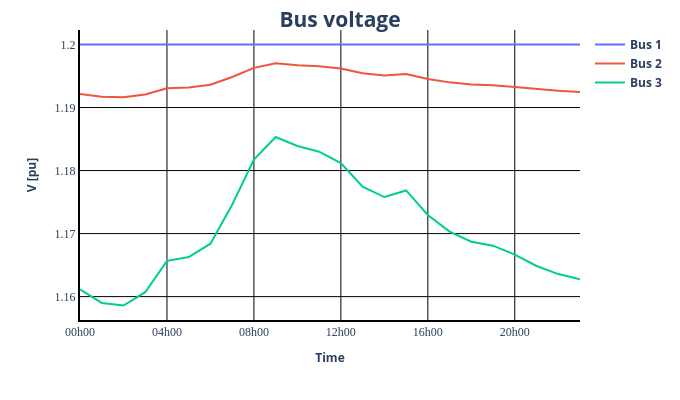
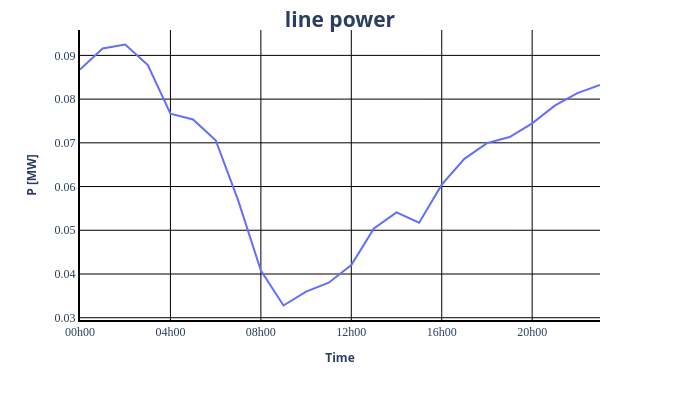

Notebook cell for these charts, in order:
### Markdown cell above
We can use the second power profile loaded for the excel file. To do this, we just need to modify the `profile_mapping` parameter before applying once again the power profile:

### Code cell
net.load.loc[0, "profile_mapping"] = 1
pp_sim.apply_power_profile(
    net=net, equipment="load", power_profiles=time_series["load"]
)
result_df = pp_sim.run_time_simulation(net=net)
print()
pp_plot.plot_timeseries_result(
    data_df=result_df["res_bus.vm_pu"],
    ylabel="V [pu]",
    plot_title="Bus voltage",
    # filename="voltage_result",
)
print()
pp_plot.plot_timeseries_result(
    data_df=result_df["res_line.p_from_mw"],
    ylabel="P [MW]",
    plot_title="line power",
    # filename="line_result",
)

### Figure 1 — Plotly figure (JSON) as saved in the notebook; plotly's stock layout.template omitted (floating-point values rounded to 4 significant figures)
{"data": [{"hovertemplate": "<b>Bus 1<br>V [pu]: %{y:.2f}<br>Time: %{text}<b><extra></extra>", "mode": "lines", "name": "<b>Bus 1<b>", "text": ["00h00", "01h00", "02h00", "03h00", "04h00", "05h00", "06h00", "07h00", "08h00", "09h00", "10h00", "11h00", "12h00", "13h00", "14h00", "15h00", "16h00", "17h00", "18h00", "19h00", "20h00", "21h00", "22h00", "23h00"], "type": "scatter", "x": [0, 1, 2, 3, 4, 5, 6, 7, 8, 9, 10, 11, 12, 13, 14, 15, 16, 17, 18, 19, 20, 21, 22, 23], "y": [1.2, 1.2, 1.2, 1.2, 1.2, 1.2, 1.2, 1.2, 1.2, 1.2, 1.2, 1.2, 1.2, 1.2, 1.2, 1.2, 1.2, 1.2, 1.2, 1.2, 1.2, 1.2, 1.2, 1.2]}, {"hovertemplate": "<b>Bus 2<br>V [pu]: %{y:.2f}<br>Time: %{text}<b><extra></extra>", "mode": "lines", "name": "<b>Bus 2<b>", "text": ["00h00", "01h00", "02h00", "03h00", "04h00", "05h00", "06h00", "07h00", "08h00", "09h00", "10h00", "11h00", "12h00", "13h00", "14h00", "15h00", "16h00", "17h00", "18h00", "19h00", "20h00", "21h00", "22h00", "23h00"], "type": "scatter", "x": [0, 1, 2, 3, 4, 5, 6, 7, 8, 9, 10, 11, 12, 13, 14, 15, 16, 17, 18, 19, 20, 21, 22, 23], "y": [1.192, 1.192, 1.192, 1.192, 1.193, 1.193, 1.194, 1.195, 1.196, 1.197, 1.197, 1.197, 1.196, 1.195, 1.195, 1.195, 1.195, 1.194, 1.194, 1.194, 1.193, 1.193, 1.193, 1.192]}, {"hovertemplate": "<b>Bus 3<br>V [pu]: %{y:.2f}<br>Time: %{text}<b><extra></extra>", "mode": "lines", "name": "<b>Bus 3<b>", "text": ["00h00", "01h00", "02h00", "03h00", "04h00", "05h00", "06h00", "07h00", "08h00", "09h00", "10h00", "11h00", "12h00", "13h00", "14h00", "15h00", "16h00", "17h00", "18h00", "19h00", "20h00", "21h00", "22h00", "23h00"], "type": "scatter", "x": [0, 1, 2, 3, 4, 5, 6, 7, 8, 9, 10, 11, 12, 13, 14, 15, 16, 17, 18, 19, 20, 21, 22, 23], "y": [1.161, 1.159, 1.159, 1.161, 1.166, 1.166, 1.168, 1.175, 1.182, 1.185, 1.184, 1.183, 1.181, 1.177, 1.176, 1.177, 1.173, 1.17, 1.169, 1.168, 1.167, 1.165, 1.164, 1.163]}], "layout": {"font": {"size": 15}, "height": 400, "legend": {"font": {"size": 12}}, "margin": {"t": 30}, "paper_bgcolor": "white", "plot_bgcolor": "white", "title": {"text": "<b>Bus voltage<b>", "x": 0.5, "xanchor": "center", "y": 0.97, "yanchor": "top"}, "width": 680, "xaxis": {"gridcolor": "black", "gridwidth": 1, "linecolor": "black", "linewidth": 2, "showgrid": true, "showline": true, "tickfont": {"family": "Arial Black", "size": 12}, "tickmode": "array", "ticktext": ["00h00", "04h00", "08h00", "12h00", "16h00", "20h00"], "tickvals": [0, 4, 8, 12, 16, 20], "title": {"font": {"size": 12}, "text": "<b>Time<b>"}, "zeroline": false}, "yaxis": {"gridcolor": "black", "gridwidth": 1, "linecolor": "black", "linewidth": 2, "showgrid": true, "showline": true, "tickfont": {"family": "Arial Black", "size": 12}, "title": {"font": {"size": 12}, "text": "<b>V [pu]<b>"}, "zeroline": false}}}

### Figure 2 — Plotly figure (JSON) as saved in the notebook; plotly's stock layout.template omitted (floating-point values rounded to 4 significant figures)
{"data": [{"hovertemplate": "<b>Line<br>P [MW]: %{y:.2f}<br>Time: %{text}<b><extra></extra>", "mode": "lines", "name": "<b>Line<b>", "text": ["00h00", "01h00", "02h00", "03h00", "04h00", "05h00", "06h00", "07h00", "08h00", "09h00", "10h00", "11h00", "12h00", "13h00", "14h00", "15h00", "16h00", "17h00", "18h00", "19h00", "20h00", "21h00", "22h00", "23h00"], "type": "scatter", "x": [0, 1, 2, 3, 4, 5, 6, 7, 8, 9, 10, 11, 12, 13, 14, 15, 16, 17, 18, 19, 20, 21, 22, 23], "y": [0.08677, 0.0916, 0.09249, 0.08779, 0.07669, 0.07535, 0.0706, 0.0568, 0.04077, 0.0328, 0.03597, 0.038, 0.04204, 0.05042, 0.05408, 0.05173, 0.06043, 0.06635, 0.06993, 0.07132, 0.07446, 0.0785, 0.08138, 0.08325]}], "layout": {"font": {"size": 15}, "height": 400, "legend": {"font": {"size": 12}}, "margin": {"t": 30}, "paper_bgcolor": "white", "plot_bgcolor": "white", "title": {"text": "<b>line power<b>", "x": 0.5, "xanchor": "center", "y": 0.97, "yanchor": "top"}, "width": 680, "xaxis": {"gridcolor": "black", "gridwidth": 1, "linecolor": "black", "linewidth": 2, "showgrid": true, "showline": true, "tickfont": {"family": "Arial Black", "size": 12}, "tickmode": "array", "ticktext": ["00h00", "04h00", "08h00", "12h00", "16h00", "20h00"], "tickvals": [0, 4, 8, 12, 16, 20], "title": {"font": {"size": 12}, "text": "<b>Time<b>"}, "zeroline": false}, "yaxis": {"gridcolor": "black", "gridwidth": 1, "linecolor": "black", "linewidth": 2, "showgrid": true, "showline": true, "tickfont": {"family": "Arial Black", "size": 12}, "title": {"font": {"size": 12}, "text": "<b>P [MW]<b>"}, "zeroline": false}}}
